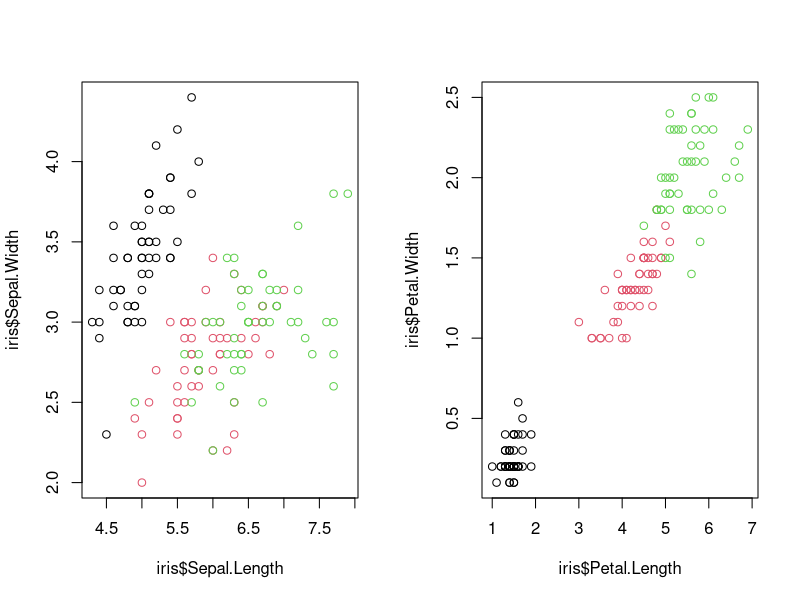
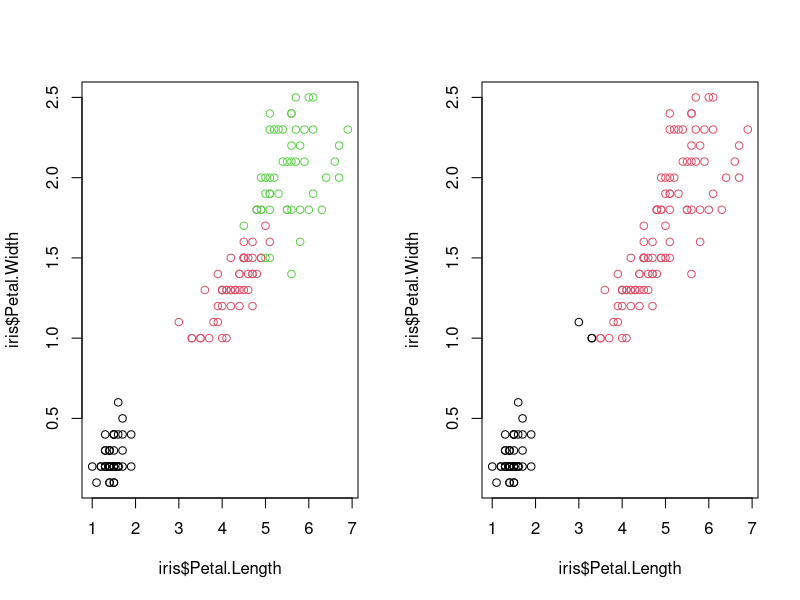
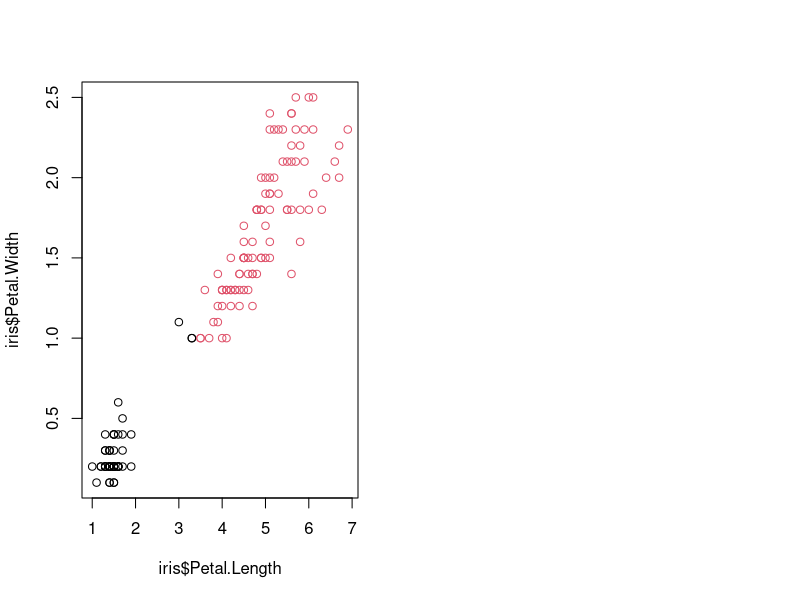
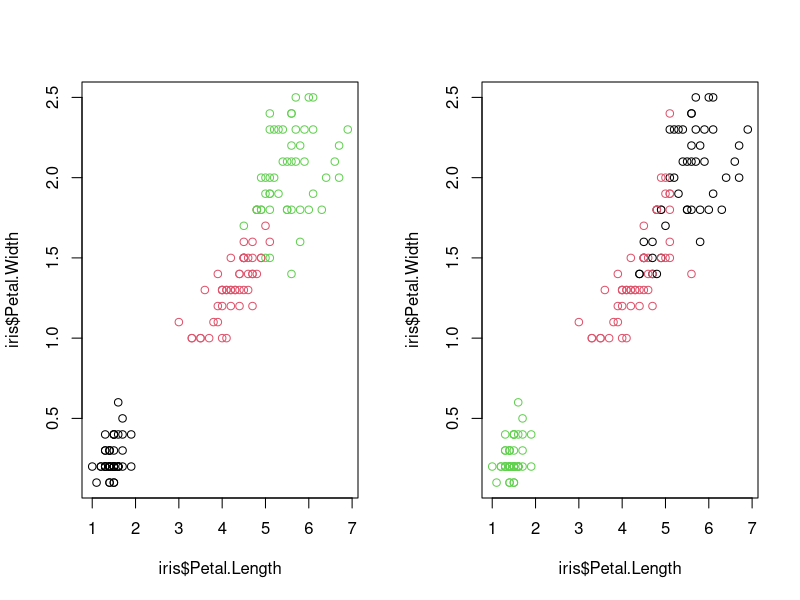
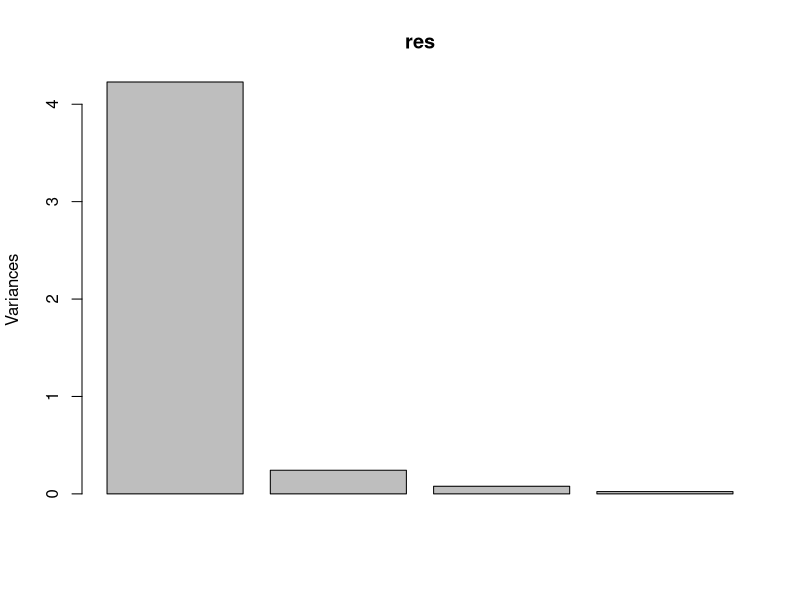
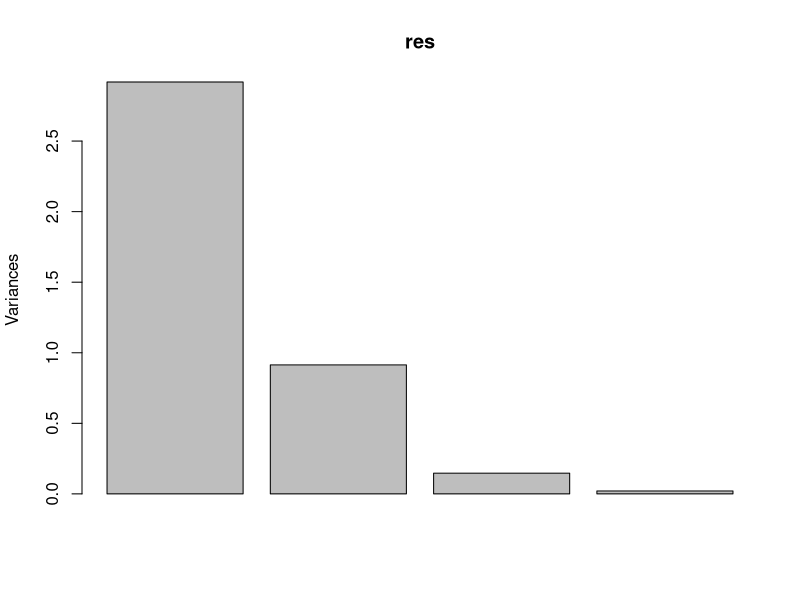
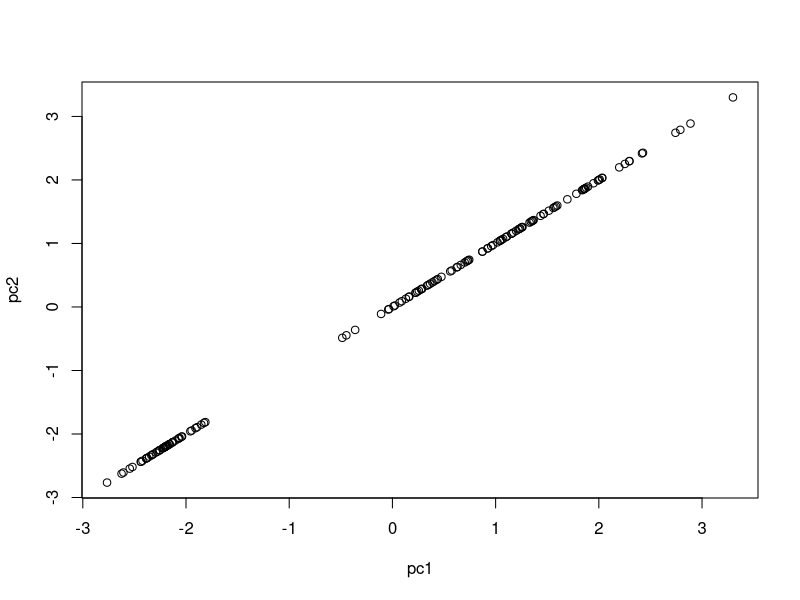
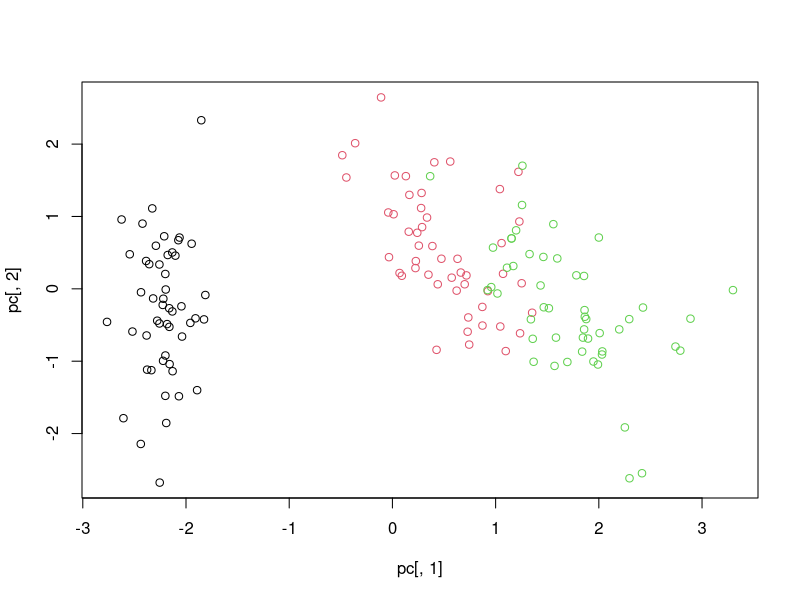

Write R code to recreate these figures, in order.
data(iris)
head(iris)

table(iris$Species)

par(mfrow = c(1,2))
plot(iris$Sepal.Length, iris$Sepal.Width, col = iris$Species)
plot(iris$Petal.Length, iris$Petal.Width, col = iris$Species)

clustering <- kmeans(iris[,1:4], 2) # if clustering based on all fators, not good
par(mfrow = c(1,2))
plot(iris$Petal.Length, iris$Petal.Width, col = iris$Species)  # real
plot(iris$Petal.Length, iris$Petal.Width, col = clustering$cluster)

# scale the covariates
iris1 <- iris
for (i in 1:4) {
  iris1[,i] <- iris1[,i] - mean(iris1[,i])
  iris1[,i] <- iris1[,i]/sd(iris1[,i])
}

mean(iris1[,3])
sd(iris1[,3])

plot(iris$Petal.Length, iris$Petal.Width, col = clustering$cluster)

clustering <- kmeans(iris1[,1:4], 3)
par(mfrow = c(1,2))
plot(iris$Petal.Length, iris$Petal.Width, col = iris$Species)
plot(iris$Petal.Length, iris$Petal.Width, col = clustering$cluster)  # not good

# princinpal component analysis
# transforming the original variables into a new set of uncorrelated variables (principal components).
res <- prcomp(iris[,1:4])
names(res)

par(mfrow = c(1,1))
plot(res)
summary(res)

# "Elbow rule"
res <- prcomp(iris[,1:4], scale = T)
names(res)

par(mfrow = c(1,1))
plot(res)
summary(res)

res$sdev^2

names(res)
res$rotation

# Let's focus on the first principle component
rotation <- res$rotation[,1]
iris1 <- iris
for (i in 1:4) {
  iris1[,i] <- iris1[,i] - mean(iris1[,i])
  iris1[,i] <- iris1[,i]/sd(iris1[,i])
}

pc1 <- rep(NA, nrow(iris1))
for (i in 1:nrow(iris1)) {
  pc1[i] <- sum(iris1[i,1:4]*rotation)
}

pc2 <- rep(NA, nrow(iris1))
for (i in 1:nrow(iris1)) {
  pc2[i] <- sum(iris1[i,1:4]*rotation)
}

pc <- as.matrix(iris1[,1:4]) %*% res$rotation
head(pc)
head(res$x)

iris1[1,]
-0.521*0.9 - 0.269*1.016 - 0.58*1.336 - 0.565*1.311

head(res$x)

plot(pc1, pc2)

# visualization
library(ggplot2)
library(ggfortify)

plot(pc[,1], pc[,2], col = iris$Species)
autoplot(res, color = c(rep(1, 50), rep(2, 50), rep(3, 50)))

# Run k-means clustering on the dimension-reduced dataset
# Compare the clustering with the species covariate
# k means based on the first two principle components
clustering <- kmeans(cbind(res$x[,1], res$x[,2]), 3, nstart = 100)
autoplot(res, color = clustering$cluster)

# Plot PCA results
autoplot(pc, data = iris, colour = 'Species') +
  ggtitle("PCA Plot")

# Run k-means clustering on the dimension-reduced dataset
# Compare the clustering with the species covariate
# clustering <- kmeans(cbind(res$x[,1], res$x[,2]), 3, nstart = 100)

# Plot k-means clustering results
autoplot(pc, data = iris, colour = factor(clustering$cluster)) +
  ggtitle("K-means Clustering Plot")

pc1 <- res$x[,1]
pc2 <- res$x[,2]
par(mfrow = c(1,2))
plot(pc1, pc2, col = iris$Species)  # real
plot(pc1, pc2, col = clustering$cluster)  # predicted
